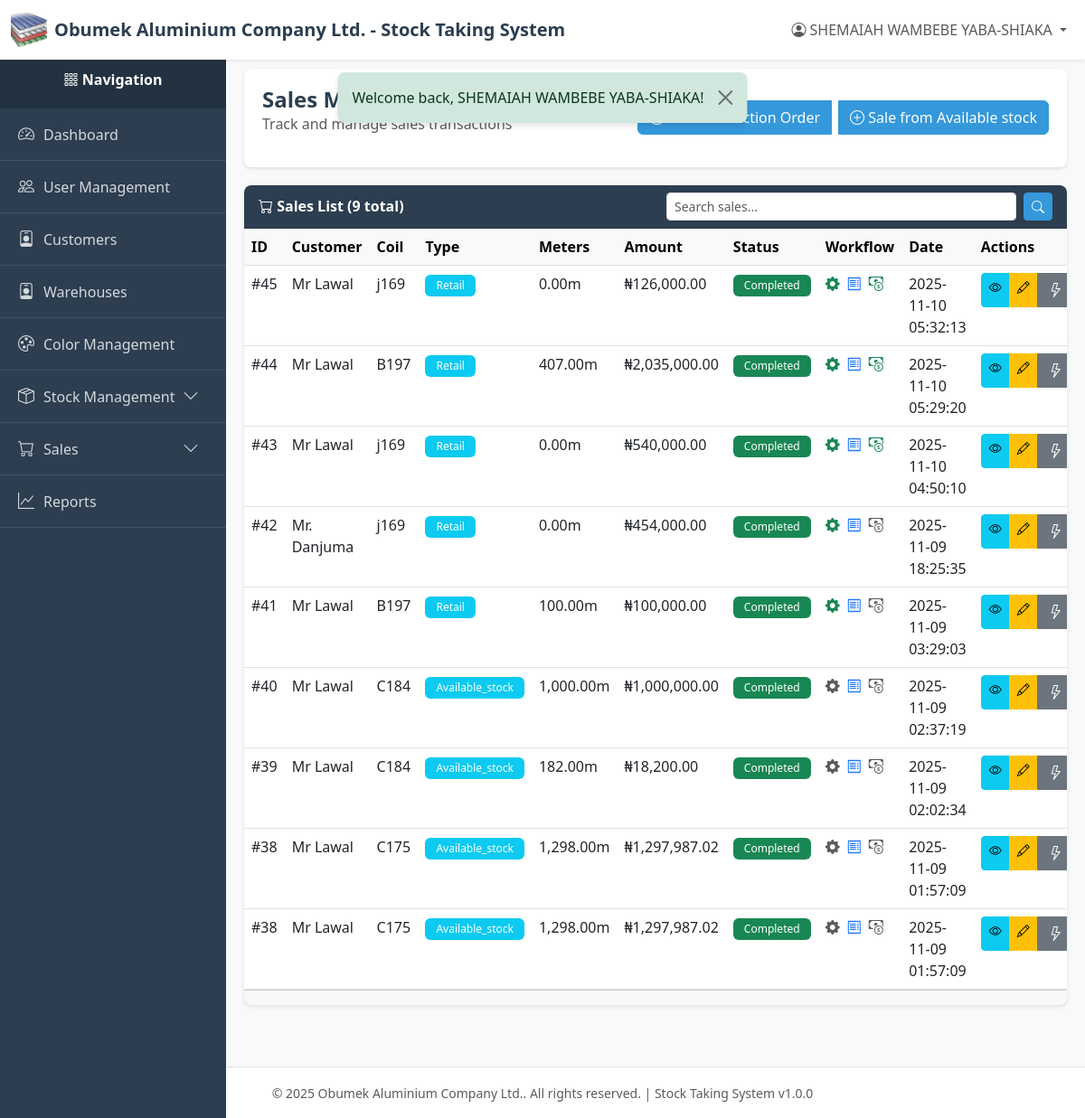
Before: /index.php?page=sales (signed in) with the older database file.
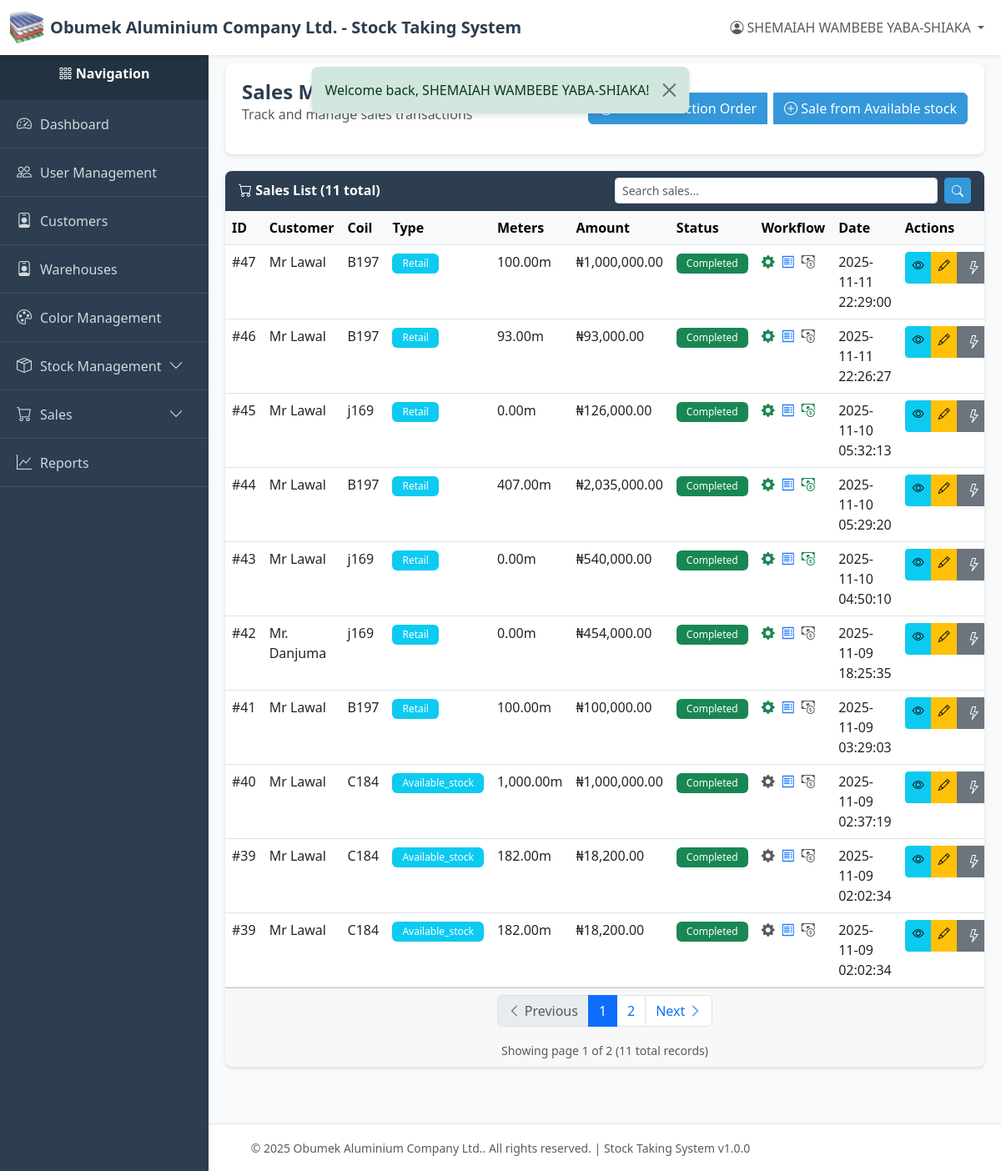
After: the same page with the newer database file.
### tables this page shows
CREATE TABLE `sales` (
  `id` int(11) NOT NULL,
  `customer_id` int(11) NOT NULL,
  `coil_id` int(11) NOT NULL,
  `stock_entry_id` int(11) DEFAULT NULL,
  `sale_type` varchar(50) NOT NULL,
  `meters` decimal(10,2) NOT NULL,
  `price_per_meter` decimal(10,2) NOT NULL,
  `total_amount` decimal(12,2) NOT NULL,
  `status` varchar(50) NOT NULL DEFAULT 'pending',
  `created_by` int(11) NOT NULL,
  `created_at` timestamp NOT NULL DEFAULT current_timestamp(),
  `updated_at` timestamp NULL DEFAULT NULL ON UPDATE current_timestamp(),
  `deleted_at` timestamp NULL DEFAULT NULL
);

CREATE TABLE `customers` (
  `id` int(11) NOT NULL,
  `name` varchar(255) NOT NULL,
  `email` varchar(255) DEFAULT NULL,
  `phone` varchar(50) NOT NULL,
  `address` text DEFAULT NULL,
  `company` varchar(255) DEFAULT NULL,
  `created_by` int(11) NOT NULL,
  `created_at` timestamp NOT NULL DEFAULT current_timestamp(),
  `updated_at` timestamp NULL DEFAULT NULL ON UPDATE current_timestamp(),
  `deleted_at` timestamp NULL DEFAULT NULL
);

CREATE TABLE `coils` (
  `id` int(11) NOT NULL,
  `code` varchar(100) NOT NULL,
  `name` varchar(255) NOT NULL,
  `color` varchar(50) NOT NULL,
  `color_id` int(11) DEFAULT NULL,
  `net_weight` decimal(10,2) NOT NULL,
  `category` varchar(50) NOT NULL,
  `status` varchar(50) NOT NULL DEFAULT 'available',
  `created_by` int(11) NOT NULL,
  `created_at` timestamp NOT NULL DEFAULT current_timestamp(),
  `updated_at` timestamp NULL DEFAULT NULL ON UPDATE current_timestamp(),
  `deleted_at` timestamp NULL DEFAULT NULL
);

CREATE TABLE `invoices` (
  `id` int(11) NOT NULL,
  `sale_id` int(11) NOT NULL,
  `production_id` int(11) DEFAULT NULL,
  `invoice_number` varchar(50) NOT NULL,
  `invoice_shape` longtext NOT NULL COMMENT 'Complete invoice data structure' CHECK (json_valid(`invoice_shape`)),
  `subtotal` decimal(12,2) NOT NULL DEFAULT 0.00 COMMENT 'Amount before tax and discount',
  `tax_type` enum('fixed','percentage') NOT NULL DEFAULT 'fixed',
  `tax_value` decimal(10,2) DEFAULT 0.00 COMMENT 'Tax amount or percentage',
  `tax_amount` decimal(10,2) DEFAULT 0.00 COMMENT 'Calculated tax amount',
  `discount_type` enum('fixed','percentage') NOT NULL DEFAULT 'fixed',
  `discount_value` decimal(10,2) DEFAULT 0.00 COMMENT 'Discount amount or percentage',
  `discount_amount` decimal(10,2) DEFAULT 0.00 COMMENT 'Calculated discount amount',
  `total` decimal(12,2) NOT NULL COMMENT 'Final amount after all calculations',
  `tax` decimal(10,2) DEFAULT 0.00,
  `other_charges` decimal(10,2) DEFAULT 0.00,
  `paid_amount` decimal(12,2) DEFAULT 0.00 COMMENT 'Amount paid by customer',
  `shipping` decimal(10,2) DEFAULT 0.00 COMMENT 'Shipping charges',
  `status` enum('unpaid','partial','paid','cancelled') DEFAULT 'unpaid',
  `created_at` timestamp NOT NULL DEFAULT current_timestamp(),
  `updated_at` timestamp NULL DEFAULT NULL ON UPDATE current_timestamp(),
  `immutable_hash` varchar(64) NOT NULL
);

### views/sales/index.php (the view, shortened to what the changed rows need)
<?php
require_once __DIR__ . '/../../config/db.php';
require_once __DIR__ . '/../../models/sale.php';
require_once __DIR__ . '/../../models/invoice.php';
require_once __DIR__ . '/../../models/receipt.php';
require_once __DIR__ . '/../../utils/helpers.php';
$currentPage = isset($_GET['page_num']) ? (int) $_GET['page_num'] : 1;
$searchQuery = $_GET['search'] ?? '';
$saleModel = new Sale();
if (!empty($searchQuery)) {
    $whereClause = 'WHERE s.deleted_at IS NULL
                   AND (c.name LIKE :query OR co.code LIKE :query OR co.name LIKE :query)';
    $params = [':query' => "%$searchQuery%"];
    $sales = $saleModel->getFilteredSales(
        $whereClause,
        $params,
        RECORDS_PER_PAGE,
        ($currentPage - 1) * RECORDS_PER_PAGE,
    );
    $totalSales = $saleModel->countFilteredSales($whereClause, $params);
} else {
    $sales = $saleModel->getAll(RECORDS_PER_PAGE, ($currentPage - 1) * RECORDS_PER_PAGE);
    $totalSales = $saleModel->count();
}
$paginationData = getPaginationData($totalSales, $currentPage);
require_once __DIR__ . '/../../layout/header.php';
require_once __DIR__ . '/../../layout/sidebar.php';
?>
<div class="content-wrapper">
    <div class="page-header">
        <div class="d-flex justify-content-between align-items-center">
            <div>
                <h1 class="page-title">Sales Management</h1>
                <p class="text-muted">Track and manage sales transactions</p>
            </div>
            <div class="btn-group gap-2">
                <?php if (hasPermission(MODULE_SALES_MANAGEMENT, ACTION_CREATE)): ?>
                <a href="?page=sales_create_new" class="btn btn-primary">
                    <i class="bi bi-plus-circle"></i> New Production Order
                </a>
                <a href="?page=sales_create_available" class="btn btn-primary">
                    <i class="bi bi-plus-circle"></i> Sale from Available stock
                </a>
                <?php endif; ?>
            </div>
        </div>
    </div>
    <div class="card">
        <div class="card-header">
            <div class="row align-items-center">
                <div class="col-md-6">
                    <i class="bi bi-cart"></i> Sales List (<?= $totalSales ?> total)
                </div>
                <div class="col-md-6">
                    <form method="GET" action="index.php" class="d-flex">
                        <input type="text" name="search" class="form-control form-control-sm me-2"
                               placeholder="Search sales..." value="<?= htmlspecialchars(
                                   $searchQuery,
                               ) ?>">
                        <button type="submit" class="btn btn-sm btn-primary"><i class="bi bi-search"></i></button>
                    </form>
                </div>
            </div>
        </div>
        <div class="card-body p-0">
            <?php if (empty($sales)): ?>
            <div class="alert alert-info m-3">
                <i class="bi bi-info-circle"></i> No sales found.
            </div>
            <?php else: ?>
            <div class="table-responsive">
                <table class="table table-hover mb-0">
                    <thead class="table-light">
                        <tr>
                            <th>ID</th>
                            <th>Customer</th>
                            <th>Coil</th>
                            <th>Type</th>
                            <th>Meters</th>
                            <th>Amount</th>
                            <th>Status</th>
                            <th>Workflow</th>
                            <th>Date</th>
                            <th>Actions</th>
                        </tr>
                    </thead>
                    <tbody>
                        <?php foreach ($sales as $sale): ?>
                        <tr>
                            <td>#<?= $sale['id'] ?></td>
                            <td><?= htmlspecialchars($sale['customer_name'] ?? 'N/A') ?></td>
                            <td><?= htmlspecialchars($sale['coil_code'] ?? 'N/A') ?></td>
                            <td>
                                <span class="badge bg-info">
                                    <?= ucfirst($sale['sale_type'] ?? 'unknown') ?>
                                </span>
                            </td>
                            <td><?= number_format($sale['meters'], 2) ?>m</td>
                            <td><?= formatCurrency($sale['total_amount']) ?></td>
                            <td>
                                <span class="badge <?= $sale['status'] === 'completed'
                                    ? 'bg-success'
                                    : 'bg-warning' ?>">
                                    <?= ucfirst($sale['status'] ?? 'pending') ?>
                                </span>
                            </td>
                            <td>
                                <div class="d-flex align-items-center">
                                    <a href="<?= $sale['production_id']
                                        ? "?page=production&action=view&id={$sale['production_id']}"
                                        : '#' ?>"
                                       class="text-decoration-none me-2"
                                       title="Production: <?= $sale['production_status'] ?:
                                           'Not started' ?>">
                                        <i class="bi bi-gear-fill <?= $sale['production_status']
                                            ? 'text-success'
                                            : 'text-muted' ?>"></i>
                                    </a>
                                    <a href="<?= $sale['invoice_id']
                                        ? "?page=invoices&action=view&id={$sale['invoice_id']}"
                                        : '#' ?>"
                                       class="text-decoration-none me-2"
                                       title="Invoice: <?= $sale['invoice_status'] ?:
                                           'Not created' ?>">
                                        <i class="bi bi-receipt <?= $sale['invoice_status']
                                            ? 'text-primary'
                                            : 'text-muted' ?>"></i>
                                    </a>
                                    <a href="<?= $sale['invoice_id']
                                        ? "?page=receipts&invoice_id={$sale['invoice_id']}"
                                        : '#' ?>"
                                       class="text-decoration-none"
                                       title="<?= $sale['has_receipts']
                                           ? 'View Receipts'
                                           : 'No receipts' ?>">
                                        <i class="bi bi-cash-coin <?= $sale['has_receipts']
                                            ? 'text-success'
                                            : 'text-muted' ?>"></i>
                                    </a>
                                </div>
                            </td>
                            <td><?= formatDate($sale['created_at']) ?></td>
                            <td>
                                <div class="btn-group btn-group-sm" role="group">
                                    <?php if (
                                        hasPermission(MODULE_SALES_MANAGEMENT, ACTION_VIEW)
                                    ): ?>
                                    <a href="?page=sales_view&id=<?= $sale['id'] ?>"
                                       class="btn btn-info" title="View Details">
                                        <i class="bi bi-eye"></i>
                                    </a>
                                    <?php endif; ?>
                                    <?php if (
                                        hasPermission(MODULE_SALES_MANAGEMENT, ACTION_EDIT)
                                    ): ?>
                                    <a href="?page=sales_edit&id=<?= $sale['id'] ?>"
                                       class="btn btn-warning" title="Edit">
                                        <i class="bi bi-pencil"></i>
                                    </a>
                                    <?php endif; ?>
                                    <div class="btn-group" role="group">
                                        <button type="button" class="btn btn-secondary dropdown-toggle"
                                                data-bs-toggle="dropdown" aria-expanded="false">
                                            <i class="bi bi-lightning"></i>
                                        </button>
                                    </div>
                                </div>
                            </td>
                        </tr>
                        <?php endforeach; ?>
                    </tbody>
                </table>
            </div>
            <?php endif; ?>
        </div>
        <?php if (!empty($sales)): ?>
        <div class="card-footer">
            <?php
            $queryParams = $_GET;
            include __DIR__ . '/../../layout/pagination.php';
            ?>
        </div>
        <?php endif; ?>
    </div>
</div>
<?php require_once __DIR__ . '/../../layout/footer.php'; ?>

### layout/pagination.php (shortened to what the changed rows need)
<?php
$paginationData = $paginationData ?? [];
$queryParams = $queryParams ?? [];
if (empty($paginationData) || $paginationData['total_pages'] <= 1) {
    return;
}
$currentPage = $paginationData['current_page'];
$totalPages = $paginationData['total_pages'];
$hasPrevious = $paginationData['has_previous'];
$hasNext = $paginationData['has_next'];
function buildPaginationUrl($pageNum, $params) {
    $params['page_num'] = $pageNum;
    return '/new-stock-system/index.php?' . http_build_query($params);
}
?>
<nav aria-label="Page navigation">
    <ul class="pagination justify-content-center">
        <li class="page-item <?php echo !$hasPrevious ? 'disabled' : ''; ?>">
            <a class="page-link" href="<?php echo $hasPrevious ? buildPaginationUrl($currentPage - 1, $queryParams) : '#'; ?>">
                <i class="bi bi-chevron-left"></i> Previous
            </a>
        </li>
        <?php
        $range = 2;
        $start = max(1, $currentPage - $range);
        $end = min($totalPages, $currentPage + $range);
            ?>
            <?php
        for ($i = $start; $i <= $end; $i++) {
            ?>
            <li class="page-item <?php echo $i === $currentPage ? 'active' : ''; ?>">
                <a class="page-link" href="<?php echo buildPaginationUrl($i, $queryParams); ?>"><?php echo $i; ?></a>
            </li>
            <?php
        }
            ?>
        <li class="page-item <?php echo !$hasNext ? 'disabled' : ''; ?>">
            <a class="page-link" href="<?php echo $hasNext ? buildPaginationUrl($currentPage + 1, $queryParams) : '#'; ?>">
                Next <i class="bi bi-chevron-right"></i>
            </a>
        </li>
    </ul>
    <div class="text-center text-muted mt-2">
        <small>
            Showing page <?php echo $currentPage; ?> of <?php echo $totalPages; ?>
            (<?php echo $paginationData['total']; ?> total records)
        </small>
    </div>
</nav>

Changed rows visible on the page:
no longer on this page (row unchanged): sales: id "38", customer.name "Mr Lawal", coil.code "C175", sale_type "Available_stock", meters "1,298.00", total_amount "₦1,297,987.02", status "Completed", created_at "2025-11-09 01:57:09"
added sales: id "47", customer.name "Mr Lawal", coil.code "B197", sale_type "Retail", meters "100.00", total_amount "₦1,000,000.00", status "Completed", created_at "2025-11-11 22:29:00"
added sales: id "46", customer.name "Mr Lawal", coil.code "B197", sale_type "Retail", meters "93.00", total_amount "₦93,000.00", status "Completed", created_at "2025-11-11 22:26:27"
now on one of the page's lists (row unchanged): sales: id "39", customer.name "Mr Lawal", coil.code "C184", sale_type "Available_stock", meters "182.00", total_amount "₦18,200.00", status "Completed", created_at "2025-11-09 02:02:34"
Other visible differences:
$totalSales: "9" → "11"
$currentPage: (not shown) → "1"
$totalPages: (not shown) → "2"
$paginationData['total']: (not shown) → "11"
text now shown: "Previous Next Showing page of ( total records)"
new list line: "1"
new list line: "2"
